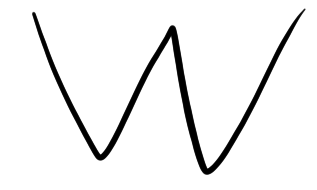
#> input picture static_ml/etalon/fire2.png, 317 x 190 px; its folder holds only this picture in this run
$ jupyter execute --allow-errors test_dataset_generation.ipynb
#> lines starting #> are read from the running program, lines starting #| are printed output that depends on the picture; after the words box and inside, x2 and y2 are one past the last pixel; in counts of white or black regions, pixels touching at a corner belong together
[cell 1]
from PIL import Image, ImageEnhance, ImageFilter, ImageDraw
import random
import numpy as np
import cv2
import os
from skimage.util import random_noise

[cell 2]
def generate_realistic_variations(image_path, output_path):
#> called with image_path = 'etalon/fire2.png', output_path = 'images/fire2-0.png'
    img = Image.open(image_path)
#> img is the input picture: PIL image 317x190 RGB; min 0, max 255, mean 239.7

    # Ensure the image has a white background (convert transparent/black to white)
    img = img.convert('RGBA')
#> img: PIL image 317x190 RGBA
    white_bg = Image.new('RGBA', img.size, (255, 255, 255, 255))
#> white_bg: PIL image 317x190 RGBA; every value is 255
    img = Image.alpha_composite(white_bg, img)
    img = img.convert('L')  # Convert to grayscale
#> img: PIL image 317x190 L

    # Base modifications that should always be applied
    modifications = [
        'brightness', 'contrast', 'rotate', 'resize',
        'noise', 'thickness', 'partial_occlusion'
    ]

    # Apply 4-6 random modifications (more variability than before)
    selected_mods = random.sample(modifications, random.randint(4, 6))

    for mod in selected_mods:
        try:
            if mod == 'brightness':
                enhancer = ImageEnhance.Brightness(img)
                img = enhancer.enhance(random.uniform(0.7, 1.5))  # Wider range

            elif mod == 'contrast':
                enhancer = ImageEnhance.Contrast(img)
                img = enhancer.enhance(random.uniform(0.7, 1.5))

            elif mod == 'rotate':
                angle = random.uniform(-15, 15)  # Slightly larger rotation
                # Rotate on white background
                white_bg = Image.new('L', img.size, 255)
                img = img.rotate(angle, expand=True, resample=Image.BICUBIC, fillcolor=255)
                # If rotation expanded the image, composite on white
                if angle != 0:
                    new_size = img.size
                    new_bg = Image.new('L', new_size, 255)
                    position = ((new_size[0]-img.size[0])//2, (new_size[1]-img.size[1])//2)
                    new_bg.paste(img, position)
                    img = new_bg

            elif mod == 'resize':
                scale_factor = random.uniform(0.8, 1.5)  # More constrained range
                width, height = img.size
                new_width = int(width * scale_factor)
                new_height = int(height * scale_factor)
                img = img.resize((new_width, new_height), Image.LANCZOS)
                # After resize, put on white canvas of original size
                if scale_factor != 1.0:
                    original_size = Image.open(image_path).size
                    white_bg = Image.new('L', original_size, 255)
                    position = ((original_size[0]-new_width)//2, (original_size[1]-new_height)//2)
                    white_bg.paste(img, position)
                    img = white_bg

            elif mod == 'noise':
                # Convert to array for noise addition
                img_array = np.array(img)
                if len(img_array.shape) == 2:  # Grayscale
                    img_array = random_noise(img_array, mode='gaussian', var=0.001)
                img = Image.fromarray((img_array * 255).astype(np.uint8))
                # Ensure background stays white
                img = img.point(lambda p: 255 if p > 200 else p)

            elif mod == 'thickness':
                # Simulate variable stroke thickness
                img_array = np.array(img)
                if len(img_array.shape) == 2:  # Grayscale
                    kernel_size = random.randint(1, 3)
                    img_array = cv2.dilate(img_array,
                                         np.ones((kernel_size,kernel_size), np.uint8),
                                         iterations=1)
                    img = Image.fromarray(img_array)
                # Ensure background stays white
                img = img.point(lambda p: 255 if p > 200 else p)

            elif mod == 'partial_occlusion':
                # Add random occlusion patches - only white rectangles now
                draw = ImageDraw.Draw(img)
                width, height = img.size
#> width = 317; height = 190
                for _ in range(random.randint(1, 3)):
                    x1 = random.randint(0, width//4)
                    y1 = random.randint(0, height//4)
                    x2 = random.randint(x1, width//2)
                    y2 = random.randint(y1, height//2)
                    draw.rectangle([x1,y1,x2,y2], fill=255)  # Only white occlusion

        except Exception as e:
            print(f"Error applying {mod}: {e}")
            continue

    # Final processing to ensure white background
    img = img.convert('L')
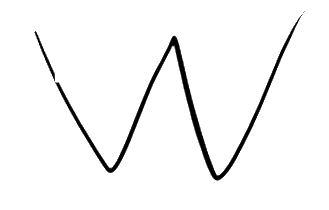
#> img: PIL image 329x210 L; min 0, max 255, mean 245.9
    # Binarize while preserving white background
    img = img.point(lambda p: 255 if p > 200 else 0)
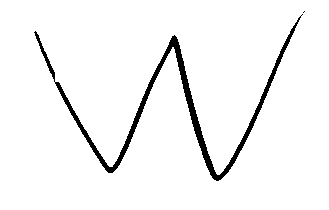
#> img: PIL image 329x210 L; 95.7% white; 2 black regions (1 under 20 px), largest, box (x1, y1, x2, y2) and area: (34, 14, 303, 181) 2955

    # Save with quality variation
    quality = random.randint(70, 95)
    img.save(output_path, quality=quality)
